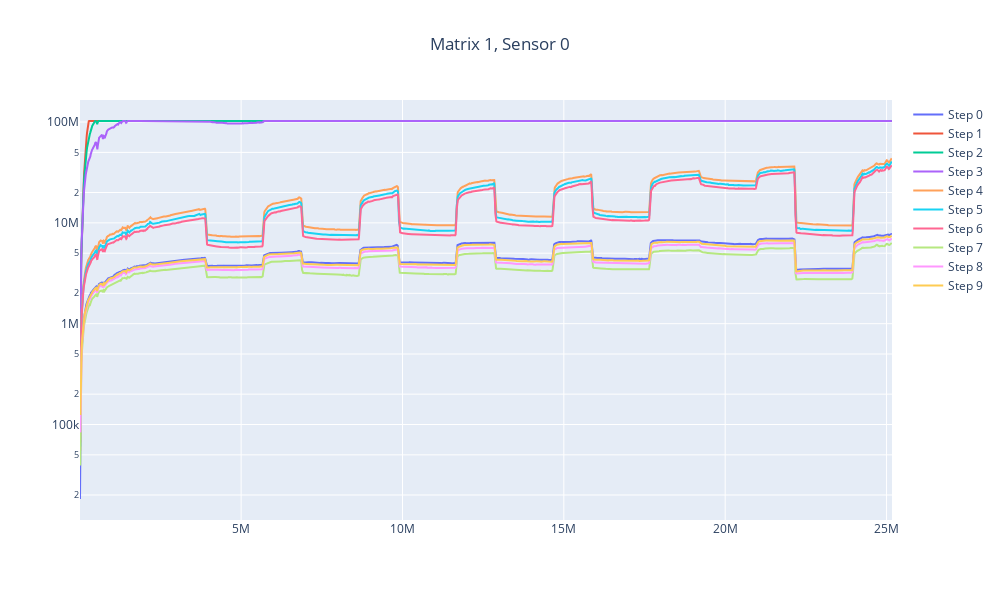

This figure's notebook cell:
### Code cell
plot_filtered_data(sensor_data, 1, 0)

### Figure 1 — Plotly figure (JSON) as saved in the notebook; plotly's stock layout.template omitted (floating-point values rounded to 4 significant figures; data arrays with more than 128 entries replaced by an {"elided": "..."} marker saying what was removed)
{"data": [{"mode": "lines", "name": "Step 0", "type": "scatter", "x": {"elided": "2311 int values"}, "y": {"elided": "2311 float values"}}, {"mode": "lines", "name": "Step 1", "type": "scatter", "x": {"elided": "2311 int values"}, "y": {"elided": "2311 float values"}}, {"mode": "lines", "name": "Step 2", "type": "scatter", "x": {"elided": "2311 int values"}, "y": {"elided": "2311 float values"}}, {"mode": "lines", "name": "Step 3", "type": "scatter", "x": {"elided": "2311 int values"}, "y": {"elided": "2311 float values"}}, {"mode": "lines", "name": "Step 4", "type": "scatter", "x": {"elided": "2311 int values"}, "y": {"elided": "2311 float values"}}, {"mode": "lines", "name": "Step 5", "type": "scatter", "x": {"elided": "2311 int values"}, "y": {"elided": "2311 float values"}}, {"mode": "lines", "name": "Step 6", "type": "scatter", "x": {"elided": "2310 int values"}, "y": {"elided": "2310 float values"}}, {"mode": "lines", "name": "Step 7", "type": "scatter", "x": {"elided": "2310 int values"}, "y": {"elided": "2310 float values"}}, {"mode": "lines", "name": "Step 8", "type": "scatter", "x": {"elided": "2310 int values"}, "y": {"elided": "2310 float values"}}, {"mode": "lines", "name": "Step 9", "type": "scatter", "x": {"elided": "2310 int values"}, "y": {"elided": "2310 float values"}}], "layout": {"height": 600, "title": {"text": "Matrix 1, Sensor 0", "x": 0.5}, "width": 1000, "yaxis": {"type": "log"}}}
